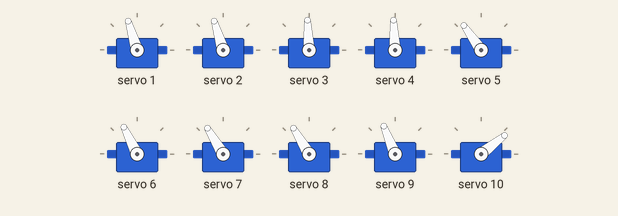
Bench run of a sketch on a simulated Arduino Nano, built with avr-gcc and run on an emulated ATmega328P. Shown: 10 × servo. What the sketch prints to the serial monitor is not drawn.

Above: at 0.05 s.
Timing chart, 0 to 3.0 s (numbered marks = the images above):
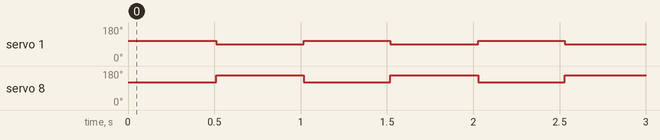

Measured:
- by itself, servo 1: alternates 107° for 0.50 s and 88° for 0.51 s
- by itself, servo 8: alternates 157° for 0.51 s and 121° for 0.50 s

The sketch:

Roco_318_-_Simple_Servo_Controller.ino
```cpp
/*-----------------------------------------------------------------------------------------------------
  ----------------------------------------------------------------------------------------------------
  ---------------------------------------------------------------------------------------------------

            _____   ____   _____ ____ ____  __  ___
           |  __ \ / __ \ / ____/ __ \___ \/_ |/ _ \
           | |__) | |  | | |   | |  | |__) || | (_) |
           |  _  /| |  | | |   | |  | |__ < | |> _ <
           | | \ \| |__| | |___| |__| |__) || | (_) |
           |_|  \_\\____/ \_____\____/____/ |_|\___/
                    SIMPLE SERVO CONTROLLER

  This is some super simple code for controlling servos via id and angle values.
  This has been made for the Arduino Nano with a PCA9685 16 channel i2c PWM breakout board.

                         -:Wiring:-
                ARDUINO NANO --->    PCA9685
                     A5      --->      SCL
                     A4      --->      SDA
                    GND      --->      GND
                     5V      --->      VCC

  THIS CODE UTILISES THE ADAFRUIT PWM SERVO DRIVER LIBRARY, TO ADD IT TO YOUR ARDUINO IDE:
  - Click on; Sketch
  - Click on; Include Library
  - Click on; Manage Libraries...
  - In the search bar that appears, type in "Adafruit PWM Servo Driver" and click install on the one that appears with the same name.
  Now you have the neccessary libraries to run the following code.

                     -:USING THE CODE:-
                      ----------------
  When uploaded you can then send simple commands to the board to control your servos.
  It must be in the following format:
    ServoNumber,ServoAngle

    So for example:

    UpdateServo(6, 90);

    This will move servo number 6 to an angle of 90 degrees.

  That is everything you need to know to use the board

  Debugging:

  If you send your servo an angle value and it does not line up, then you may need to calibrate the servo minimum and maximum pulse lengths
  Currently they have been calibrated for a range of 0 to 180 degrees for the Towerpro MG996R
  #define SERVOMIN  135 // This is the 'minimum' pulse length count (out of 4096) For the MG996R this wants to be 135
  #define SERVOMAX  482 // this is the 'maximum' pulse length count (out of 4096) For the MG996R this wants to be 482

  ------------------------------------------------------------------------------------------------
  -------------------------------------------------------------------------------------------------
*/

#include <Wire.h>
#include <Adafruit_PWMServoDriver.h>

#define SERVOMIN  135 // This is the 'minimum' pulse length count (out of 4096) For the MG996R this wants to be 135
#define SERVOMAX  482 // this is the 'maximum' pulse length count (out of 4096) For the MG996R this wants to be 482

Adafruit_PWMServoDriver PCA9685 = Adafruit_PWMServoDriver();

int ServoPositions[16][5]; //you can use this to make a 2D array of values for your 16 servos positions for each point of your walking gait

#define waistL 1
#define waistR 2
#define hipL 3
#define hipR 4
#define kneeL 5
#define kneeR 6
#define ankleL 7
#define ankleR 8
#define footL 9
#define footR 10


//----------------------------------------------------------------------------//
void setup() {
  Serial.begin(115200); //Nice faster speed
  PCA9685.begin();
  PCA9685.setPWMFreq(50); //Maximum speed this can be set to is 1600
  Wire.setClock(400000); // Fast 400khz I2C Mode
  Serial.println("PCA9685 Servo Controller Connected & Ready");
}


/*----------------------------------------------------------------------------
   __  __          _____ _   _
  |  \/  |   /\   |_   _| \ | |
  | \  / |  /  \    | | |  \| |
  | |\/| | / /\ \   | | | . ` |
  | |  | |/ ____ \ _| |_| |\  |
  |_|  |_/_/    \_\_____|_| \_|
  ----------------------------------------------------------------------------*/
void loop() {

  /*for (int ServoNumber = 0; ServoNumber <= 15; ServoNumber++) // set all servos to 90 degrees
    {
    UpdateServo(ServoNumber, 90);
    }
    delay(1000);*/
  reset();

  //walk_forward();
  //balance();
  sidewalk();
  //walk();


}
//End of Main
//----------------------------------------------------------------------------//
//SERVO ZERO DEGREE           clockwise
//  1     105    Waist Left
//  2     105    Waist Right  +
//  3     90     Hip Left
//  4     90     Hip Right    +
//  5     125    Knee Left
//  6     115    Knee Right   -
//  7     120    Ankle Left
//  8     120    Ankle Right
//  9     110    Foot Left
//  10    30     Foot Right
/*----------------------------------------------------------------------------
   ______ _    _ _   _  _____ _______ _____ ____  _   _  _____
  |  ____| |  | | \ | |/ ____|__   __|_   _/ __ \| \ | |/ ____|
  | |__  | |  | |  \| | |       | |    | || |  | |  \| | (___
  |  __| | |  | | . ` | |       | |    | || |  | | . ` |\___ \
  | |    | |__| | |\  | |____   | |   _| || |__| | |\  |____) |
  |_|     \____/|_| \_|\_____|  |_|  |_____\____/|_| \_|_____/
  ----------------------------------------------------------------------------*/
void UpdateServo (int Id, int Angle) {

  double pulselength = map(Angle, 0, 180, SERVOMIN, SERVOMAX); //map the degree value to pulselength value
  PCA9685.setPWM(Id, 0, pulselength); //Send the angle to the appropiate servo

}

void reset() {
  {
    UpdateServo(1, 105); //WaistL
    UpdateServo(2, 105); //WaistR
    UpdateServo(3, 90); //HipL
    UpdateServo(4, 90); //HipR
    UpdateServo(5, 125); //KneeL
    UpdateServo(6, 115); //KneeR
    UpdateServo(7, 120); //AnkleL
    UpdateServo(8, 120); //AnkleR
    UpdateServo(9, 110); //FootL +
    UpdateServo(10, 30); //FootR +
  }
}
void walk() {
  delay(1000);
  UpdateServo(ankleR, 130);
  delay(1000);
  UpdateServo(ankleR, 140);
    delay(1000);
  UpdateServo(ankleR, 150);
  delay(1000);
  UpdateServo(ankleR, 160);
  delay(1000);
  UpdateServo(waistL, 100);
  UpdateServo(waistR, 110);
  //UpdateServo(ankleR, 155);

  delay(1000);
  UpdateServo(waistL, 90);
  UpdateServo(waistR, 120);
  //UpdateServo(ankleR, 160);

  delay(1000);
  UpdateServo(waistL, 80);
  //UpdateServo(waistR, 130);

  delay(1000);
  //UpdateServo(waistL, 70);
  //UpdateServo(waistR, 140);

  delay(1000);
  UpdateServo(hipL, 85);
  //UpdateServo(waistL, 60);
  delay(1000);
  UpdateServo(hipL, 80);
  UpdateServo(kneeR, 100);
  delay(1000);
  UpdateServo(hipL, 70);
  // UpdateServo(kneeR, 90);

  delay(1000);
  UpdateServo(hipL, 60);
  //UpdateServo(kneeR, 80);
  delay(1000);
  UpdateServo(hipL, 50);
  delay(1000);
  //  UpdateServo(hipL, 40);
  //    delay(1000);
  //UpdateServo(hipL, 70);
  delay(1000);
  // UpdateServo(hipL, 80);
  UpdateServo(waistR, 130);
  delay(1000);
  //UpdateServo(waistL, 70);
  delay(1000);
  //UpdateServo(waistL, 80);
  delay(1000);
  UpdateServo(waistL, 90);
  UpdateServo(waistR, 120);
  UpdateServo(ankleR, 160);
  delay(1000);
  UpdateServo(waistL, 100);
  UpdateServo(waistR, 110);
  UpdateServo(ankleR, 155);
  delay(1000);
  UpdateServo(ankleR, 150);


}
void walk_forward() {
  reset();
  delay(500); //WaistR tilt & WaistL lift
  UpdateServo(ankleR, 130);
  UpdateServo(waistR, 92);
  UpdateServo(waistL, 92);
  UpdateServo(hipL, 80);
  delay(500);
  UpdateServo(ankleR, 135);
  UpdateServo(waistR, 95);
  UpdateServo(waistL, 85);
  UpdateServo(hipL, 65);
  delay(500);
  UpdateServo(ankleR, 145);
  UpdateServo(waistR, 90);
  UpdateServo(hipL, 50);
  delay(500);
  UpdateServo(kneeL, 135); //Lifting Left Leg
  UpdateServo(footL, 120);
  delay(500);
  UpdateServo(kneeL, 155);
  ///UpdateServo(hipL, 75);
  delay(500);
  UpdateServo(kneeL, 160);
  delay(500);
  UpdateServo(ankleL, 130);
  UpdateServo(footL, 110);
  delay(500);
  UpdateServo(ankleR, 120);
  UpdateServo(waistR, 105);
  //UpdateServo(hipL, 90);
  delay(500);
  UpdateServo(kneeL, 125); //Straighten Both Legs
  UpdateServo(waistL, 105);
  delay(500);
  UpdateServo(hipL, 90);
  /////////////////////////////////////////////////////////////////////////////////////////////////////
  delay(500); //WaistR tilt & WaistL lift
  UpdateServo(ankleL, 110);
  UpdateServo(waistR, 110);
  UpdateServo(waistL, 125);
  UpdateServo(hipR, 100);
  delay(500);
  UpdateServo(ankleL, 107);
  UpdateServo(waistL, 115);
  UpdateServo(waistR, 130);
  UpdateServo(hipR, 110);
  delay(500);
  UpdateServo(ankleL, 105);
  UpdateServo(waistL, 120);
  UpdateServo(hipR, 120);
  delay(500);
  UpdateServo(kneeR, 100); //Lifting Left Leg
  UpdateServo(footR, 40);
  delay(500);
  UpdateServo(hipR, 150);
  UpdateServo(kneeR, 50);
  delay(500);
  UpdateServo(hipR, 180);
  UpdateServo(kneeR, 20);
  UpdateServo(footR, 50);
  delay(500);
  UpdateServo(kneeR, 60);
  UpdateServo(hipR, 115);
  UpdateServo(hipL, 110);
  delay(500);
  UpdateServo(hipR, 90);
  UpdateServo(ankleR, 130);
  UpdateServo(footR, 40);
  delay(500);
  UpdateServo(kneeR, 85);
  UpdateServo(hipL, 90);
  delay(500);
  UpdateServo(kneeR, 125); //Straighten Both Legs
  UpdateServo(ankleL, 120);
  UpdateServo(waistL, 105);
  UpdateServo(waistR, 105);
  delay(500);
}


void balance() {
  delay(100);
  UpdateServo(waistR, 110);
  UpdateServo(ankleR, 125);
  UpdateServo(ankleL, 110);
  delay(100);
  UpdateServo(ankleR, 130);
  UpdateServo(waistR, 115);
  UpdateServo(ankleL, 100);
  delay(100);
  UpdateServo(ankleR, 132);
  UpdateServo(waistR, 120);
  UpdateServo(ankleL, 90);
  delay(100);
  UpdateServo(ankleR, 135);
  UpdateServo(waistR, 125);
  UpdateServo(ankleL, 80);
  delay(100);
  UpdateServo(ankleR, 137);
  UpdateServo(waistR, 130);
  delay(100);
  UpdateServo(ankleR, 140);
  UpdateServo(waistR, 135);
  delay(100);
  UpdateServo(ankleR, 142);
  UpdateServo(waistR, 140);
  delay(100);
  UpdateServo(ankleR, 145);
  UpdateServo(waistR, 145);
  delay(100);
  UpdateServo(ankleR, 142);
  UpdateServo(waistR, 140);
  delay(100);
  UpdateServo(ankleR, 140);
  UpdateServo(waistR, 135);
  delay(100);
  UpdateServo(ankleR, 137);
  UpdateServo(waistR, 130);
  delay(100);
  UpdateServo(ankleR, 135);
  UpdateServo(waistR, 125);
  delay(100);
  UpdateServo(ankleR, 132);
  UpdateServo(waistR, 120);
  delay(100);
  UpdateServo(ankleR, 130);
  UpdateServo(waistR, 115);
  delay(100);
  UpdateServo(ankleR, 127);
  UpdateServo(waistR, 110);
  delay(100);
  UpdateServo(ankleR, 125);
  UpdateServo(waistR, 105);
  delay(100);
}

void sidewalk() {
  delay(500);
  UpdateServo(ankleR, 160);
  UpdateServo(waistL, 85);
  delay(500);
}
```
